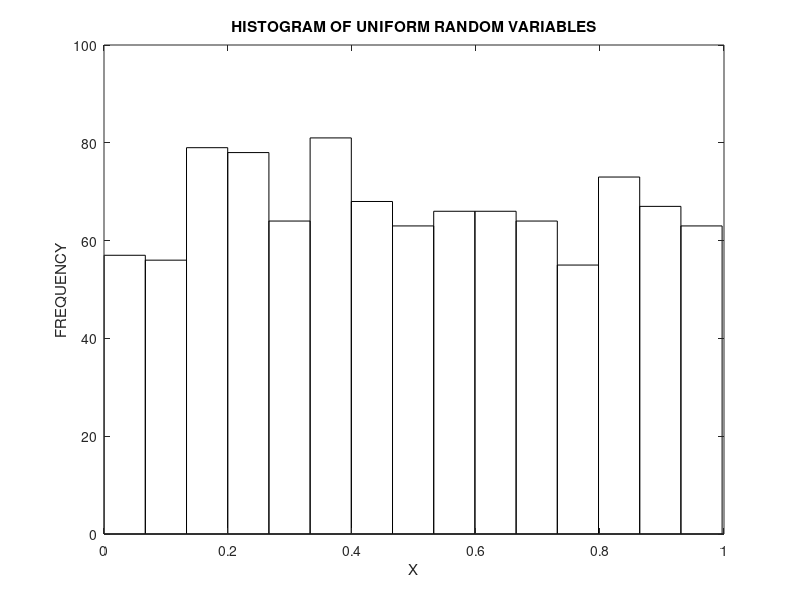

Write MATLAB code to recreate this figure.
% Example 4.1
% Computational Statistics Handbook with MATLAB, 2nd Edition
% Wendy L. and Angel R. Martinez

% Obtain a vector of uniform random variables in (0,1).
x = rand(1,1000);
% Do a histogram to plot. 
% First get the height of the bars.
[N,X]=hist(x,15);
% Use the bar function to plot.
bar(X,N,1,'w')
title('HISTOGRAM OF UNIFORM RANDOM VARIABLES')
xlabel('X')
ylabel('FREQUENCY')
% generate 3 random samples of size 5.
x=zeros(3,5);   % allocate the memory
for i=1:3
   		rand('state',i) % set the state
   x(i,:)=rand(1,5);
end

% Generate 3 random samples of size 5.
x = zeros(3,5);   % Allocate the memory.
for i = 1:3
   		rand('state',i) % set the state
   x(i,:) = rand(1,5);
end

% Recover previous state.
rand('state',2)
xt = rand(1,5);
